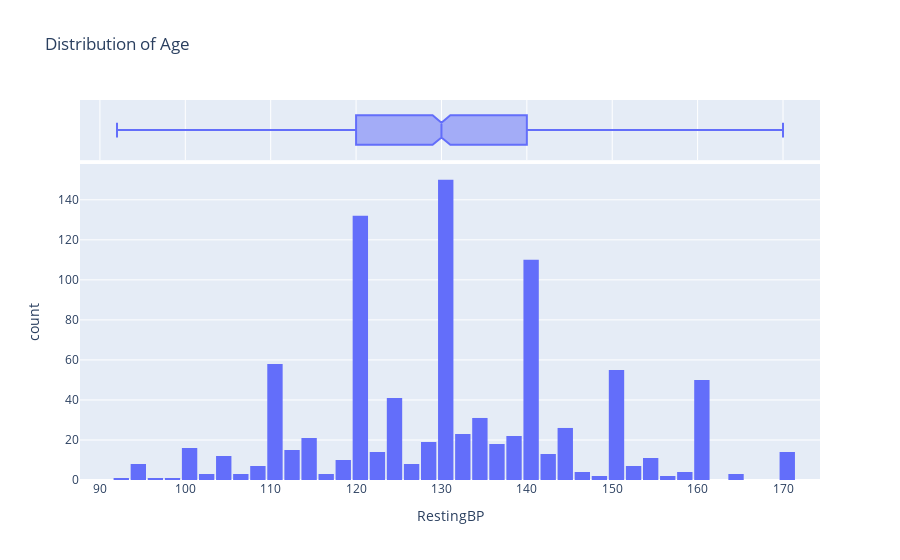

Notebook code for this chart:
### Code cell
fig = px.histogram(df,
                   x='RestingBP', 
                   marginal='box', 
                   nbins=47, 
                   title='Distribution of Age')
fig.update_layout(bargap=0.1)
fig.show()

### Figure 1 — Plotly figure (JSON) as saved in the notebook; plotly's stock layout.template omitted (floating-point values rounded to 4 significant figures; data arrays with more than 128 entries replaced by an {"elided": "..."} marker saying what was removed)
{"data": [{"alignmentgroup": "True", "bingroup": "x", "hovertemplate": "RestingBP=%{x}<br>count=%{y}<extra></extra>", "legendgroup": "", "marker": {"color": "#636efa", "pattern": {"shape": ""}}, "name": "", "nbinsx": 47, "offsetgroup": "", "orientation": "v", "showlegend": false, "type": "histogram", "x": {"elided": "918 int values"}, "xaxis": "x", "yaxis": "y"}, {"alignmentgroup": "True", "hovertemplate": "RestingBP=%{x}<extra></extra>", "legendgroup": "", "marker": {"color": "#636efa"}, "name": "", "notched": true, "offsetgroup": "", "showlegend": false, "type": "box", "x": {"elided": "918 int values"}, "xaxis": "x2", "yaxis": "y2"}], "layout": {"autosize": true, "bargap": 0.1, "barmode": "relative", "legend": {"tracegroupgap": 0}, "title": {"text": "Distribution of Age"}, "xaxis": {"anchor": "y", "autorange": true, "domain": [0, 1], "range": [87.67, 174.3], "title": {"text": "RestingBP"}, "type": "linear"}, "xaxis2": {"anchor": "y2", "autorange": true, "domain": [0, 1], "matches": "x", "range": [87.67, 174.3], "showgrid": true, "showticklabels": false, "type": "linear"}, "yaxis": {"anchor": "x", "autorange": true, "domain": [0, 0.8316], "range": [0, 157.9], "title": {"text": "count"}}, "yaxis2": {"anchor": "x2", "autorange": true, "domain": [0.8416, 1], "matches": "y2", "range": [-0.5, 0.5], "showgrid": false, "showline": false, "showticklabels": false, "ticks": "", "type": "category"}}}
